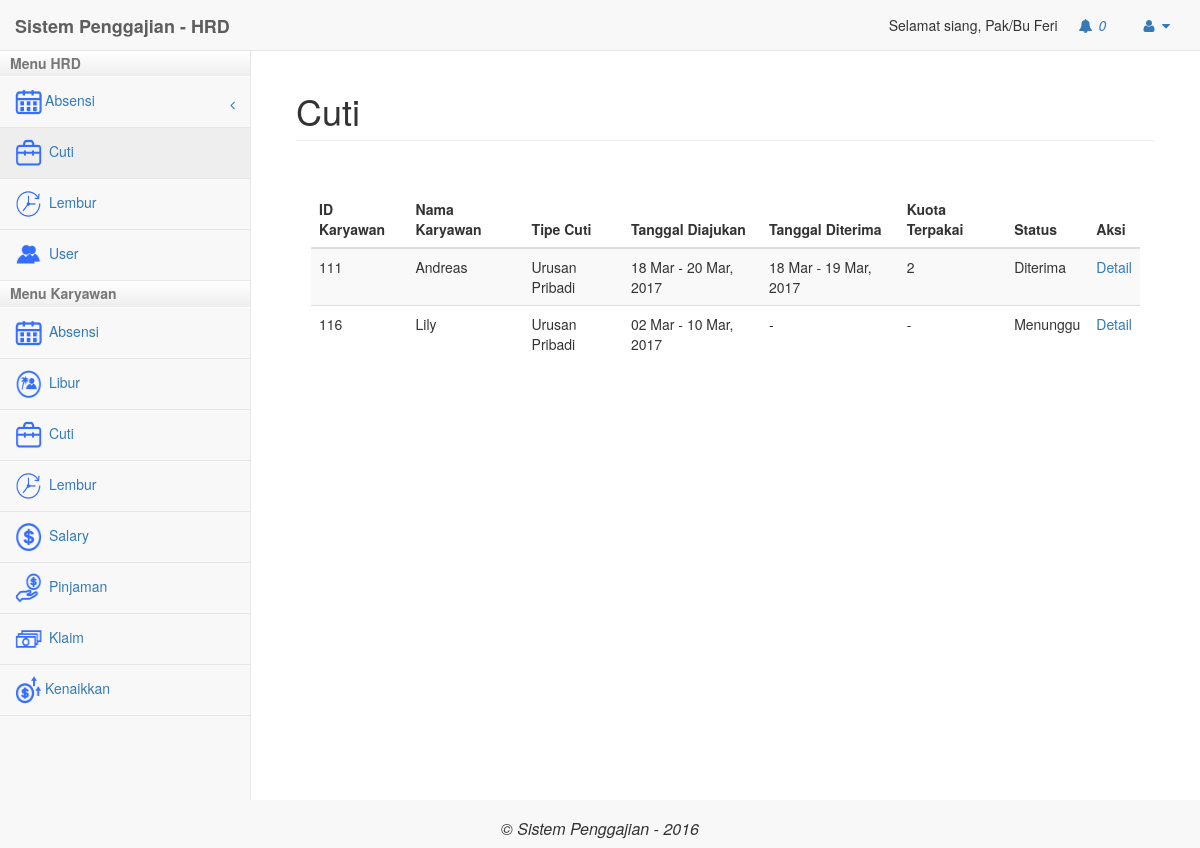
The app's page /hrd/index.php?modul=cuti (signed in) with its own data.
### tables this page shows
CREATE TABLE `user` (
  `Id_User` int(11) NOT NULL,
  `Email` varchar(50) NOT NULL,
  `Password` varchar(30) NOT NULL,
  `Tgl_Lahir` date NOT NULL,
  `Nama` text NOT NULL,
  `status` varchar(20) NOT NULL,
  `Tgl_Join` date NOT NULL,
  `Jabatan` varchar(20) NOT NULL,
  `id_divisi` int(11) NOT NULL,
  `no_rekening` varchar(20) NOT NULL,
  `cabang` varchar(50) NOT NULL,
  `Level` int(11) NOT NULL,
  `gaji_pokok` int(11) NOT NULL,
  `tipe` varchar(50) NOT NULL,
  `tanggungan` int(3) NOT NULL
);

CREATE TABLE `cuti` (
  `id` int(11) NOT NULL,
  `id_karyawan` int(11) NOT NULL,
  `id_divisi` int(11) NOT NULL,
  `cabang` varchar(50) NOT NULL,
  `level` int(2) NOT NULL,
  `tipe` varchar(30) NOT NULL,
  `tanggal_mulai` date NOT NULL,
  `tanggal_selesai` date NOT NULL,
  `tanggal_mulai_diterima` date NOT NULL,
  `tanggal_akhir_diterima` date NOT NULL,
  `kuota_terpakai` int(11) NOT NULL,
  `status` varchar(25) NOT NULL,
  `keterangan` text NOT NULL,
  `periode` varchar(25) NOT NULL
);

### hrd/mod_cuti/cuti.php (the view, shortened to what this page needs)
<?php
	if(isset($_GET['act'])){
		$act = $_GET['act'];
	}else{
		$act="";
	}
	$id_karyawan = $_SESSION['id_karyawan'];
	$sql_karyawan = mysqli_query($k,"SELECT * FROM user WHERE Id_User = $id_karyawan");
	$data_karyawan = mysqli_fetch_assoc($sql_karyawan);
require_once("../config/koneksi.php");
	switch($act){
		default:?>
			<div class="panel-body">
				<div class="table-responsive">
					<table class="table table-striped">
						<thead>
						<tr>
							<th>ID Karyawan</th>
							<th>Nama Karyawan</th>
							<th>Tipe Cuti</th>
							<th>Tanggal Diajukan</th>
							<th>Tanggal Diterima</th>
							<th>Kuota Terpakai</th>
							<th>Status</th>
							<th>Aksi</th>
						</tr>
						</thead>
						<tbody>
			<?php
							if($data_karyawan['Level'] == 4){
								$query = "SELECT * FROM cuti WHERE level = '4' order by id";
							}else{
								$query = "SELECT * FROM cuti WHERE cabang = '$data_karyawan[cabang]' order by id";
							}
							$hasil = mysqli_query($k, $query);
							while ($b = mysqli_fetch_assoc($hasil)){
								$query2 = mysqli_query($k,"SELECT * FROM user where Id_User = '".$b['id_karyawan']."'");
								$data_karyawan =  mysqli_fetch_assoc($query2);
							?>
								<tr>
									<td>
										<?php echo $b['id_karyawan']; ?>
									</td>
									<td>
										<?php echo $data_karyawan['Nama'];?>
									</td>
									<td>
										<?php echo $b['tipe'];?>
									</td>
									<td>
										<?php
										echo date('d M', strtotime($b['tanggal_mulai'])). " - ".date('d M, Y', strtotime($b['tanggal_selesai']))?>
									</td>
									<td>
										<?php
											if($b['tanggal_mulai_diterima'] != "0000-00-00" && $b['tanggal_akhir_diterima'] != "0000-00-00"){
												echo date('d M', strtotime($b['tanggal_mulai_diterima'])). " - ".date('d M, Y', strtotime($b['tanggal_akhir_diterima']));
											}else{
												echo "-";
											}?>
									</td>
									<td>
										<?php
										if($b['kuota_terpakai']  !=0){
											echo $b['kuota_terpakai'];
										}else {
											echo "-";
										}?>
									</td>
									<td>
										<?php echo $b['status'] ?>
									</td>
									<td><a href="?modul=cuti&act=detailCuti&id=<?php echo $b['id']; ?>">Detail</a></td>
								</tr>
						<?php
							}
						?>
							</tbody>
					</table>
				</div>
	<?php
	break;
	}
?>

### hrd/index.php (shortened to what this page needs)
<?php
if(isset($_SESSION['login']) && $_SESSION['login'] == true){
	?>
	<?php
	require_once("../config/koneksi.php");
	$sql ="SELECT * FROM user WHERE Id_User=$_SESSION[id_karyawan]";
	$hasil2 = mysqli_query($k, $sql);
	$nama = mysqli_fetch_assoc($hasil2);
?>
<!DOCTYPE html>
<html lang="en">
<head>
    <link href="../libs/bower_components/bootstrap/dist/css/bootstrap.min.css" rel="stylesheet">
    <link href="../libs/bower_components/metisMenu/dist/metisMenu.min.css" rel="stylesheet">
    <link href="../libs/dist/css/sb-admin-2.css" rel="stylesheet">
    <link href="../libs/bower_components/font-awesome/css/font-awesome.min.css" rel="stylesheet" type="text/css">
	<?php
	$id_karyawan = $_SESSION['id_karyawan'];
		$sql_notifikasi1 = mysqli_query($k,"SELECT * FROM notifikasi WHERE level = '4' AND divisi = '2' AND isRead = 'n'");
		$sql_notifikasi2 = mysqli_query($k,"SELECT * FROM notifikasi WHERE id_penerima = '$id_karyawan' AND isRead = 'n'");
?>
</head>
<body>
    <div id="wrapper">
        <nav class="navbar navbar-default navbar-static-top" role="navigation" style="margin-bottom: 0">
            <div class="navbar-header">
                <a class="navbar-brand" href="index.php"><b>Sistem Penggajian - HRD</b></a>
            </div>
            <ul class="nav navbar-top-links navbar-right">
				<?php echo "Selamat siang, Pak/Bu ".$nama['Nama'];?>
                 <li class="dropdown" onclick="notif()">
                    <a class="dropdown-toggle" data-toggle="dropdown" href="#">
                        <i class="fa fa-bell fa-fw"></i>
							<i id="cekNotif"><?php echo mysqli_num_rows($sql_notifikasi1)+mysqli_num_rows($sql_notifikasi2); ?></i>
                    </a>
                </li>
                <li class="dropdown">
                    <a class="dropdown-toggle" data-toggle="dropdown" href="#">
                        <i class="fa fa-user fa-fw"></i>  <i class="fa fa-caret-down"></i>
                    </a>
                </li>
            </ul>
<div class="navbar-default sidebar" role="navigation">
                <div class="sidebar-nav navbar-collapse">
					<div id="accordion">
					<h2>Menu HRD</h2>
						<div class="isi">
						<ul class="nav in" id="side-menu">
							<li>
								<a href="#"><span class="icon-navigasi"><img src="../libs/images/icon-absensi.png" class=""/></span><span class="fa arrow" style="top:11px;position:relative;"></span>Absensi</a>
							</li>
							<li>
								<a href="?modul=cuti"><span class="icon-navigasi"><img src="../libs/images/icon-cuti.png" class=""/></span> Cuti</a>
							</li>
							<li>
								<a href="?modul=lembur"><span class="icon-navigasi"><img src="../libs/images/icon-lembur.png" class=""/></span> Lembur</a>
							</li>
							<li>
								<a href="?modul=user"><span class="icon-navigasi"><img src="../libs/images/icon-user.png" class=""/></span> User</a>
							</li>
						</ul>
						</div>
					<h2>Menu Karyawan</h2>
						<div class="isi">
							<ul class="nav" id="side-menu">
								<li>
									<a href="?modul=karyawanAbsensi"><span class="icon-navigasi"><img src="../libs/images/icon-absensi.png" class=""/></span> Absensi</a>
								</li>
								<li>
									<a href="?modul=karyawanLibur"><span class="icon-navigasi"><img src="../libs/images/icon-libur.png" class=""/></span> Libur</a>
								</li>
								<li>
									<a href="?modul=karyawanCuti"><span class="icon-navigasi"><img src="../libs/images/icon-cuti.png" class=""/></span> Cuti</a>
								</li>
								<li>
									<a href="?modul=karyawanLembur"><span class="icon-navigasi"><img src="../libs/images/icon-lembur.png" class=""/></span> Lembur</a>
								</li>
								<li>
									<a href="?modul=karyawanSalary"><span class="icon-navigasi"><img src="../libs/images/icon-salary.png" class=""/></span> Salary</a>
								</li>
								<li>
									<a href="?modul=karyawanPinjaman"><span class="icon-navigasi"><img src="../libs/images/icon-loan.png" class=""/></span> Pinjaman</a>
								</li>
								<li>
									<a href="?modul=karyawanKlaim"><span class="icon-navigasi"><img src="../libs/images/icon-klaim.png" class=""/></span> Klaim</a>
								</li>
								<li>
									<a href="?modul=karyawanKenaikkan"><span class="icon-navigasi"><img src="../libs/images/icon-kenaikkan.png" class=""/></span>Kenaikkan </a>
								</li>
							</ul>
						</div>
					</div>
                </div>
            </div>
        </nav>
	<?php
	if(isset($_GET['modul'])){
		$modul = $_GET['modul'];
	}else{
		$modul="";
	}
?>
        <div id="page-wrapper">
            <div class="container-fluid">
                <div class="row">
                     <div class="col-lg-12">
                        <h1 class="page-header"><?php
							if($modul != ""){
								if($modul == "kenaikkan"){
									$judul = "Kenaikkan Gaji";
								}elseif($modul == "pinjaman"){
									$judul = "Pinjaman";
								}elseif($modul == "absensi"){
									$judul = "Absensi";
								}elseif($modul == "libur"){
									$judul = "Libur";
								}elseif($modul == "cuti"){
									$judul = "Cuti";
								}elseif($modul == "lembur"){
									$judul = "Lembur";
								}elseif($modul == "salary"){
									$judul = "Salary";
								}elseif($modul == "klaim"){
									$judul = "Klaim";
								}elseif($modul == "user"){
									$judul = "User";
								}elseif($modul == "penilaian"){
									$judul = "Penilaian";
								}elseif($modul == "karyawanPinjaman"){
									$judul = "Pinjaman - Karyawan";
								}elseif($modul == "karyawanKenaikkan"){
									$judul = "Kenaikkan Gaji - Karyawan";
								}elseif($modul == "karyawanKlaim"){
									$judul = "Klaim - Karyawan";
								}elseif($modul == "karyawanCuti"){
									$judul = "Cuti - Karyawan";
								}elseif($modul == "karyawanSalary"){
									$judul = "Salary - Karyawan";
								}elseif($modul == "karyawanLembur"){
									$judul = "Lembur - Karyawan";
								}elseif($modul == "karyawanLibur"){
									$judul = "Libur - Karyawan";
								}elseif($modul == "karyawanAbsensi"){
									$judul = "Absensi - Karyawan";
								}elseif($modul == "uploadAbsensi"){
									$judul = "Upload File Absensi";
								}elseif($modul == "notifikasi"){
									$judul = "Notifikasi";
								}elseif($modul == "profile"){
									$judul = "User Profile";
								}
							}else{
								$judul = "Dashboard";
								$modul = "dashboard";
							}
							echo $judul;
						?></h1>
                    </div>
				</div>
					<div class="row">
						<div class="panel-body">
<?php
switch($modul){
	?>
<?php
	case "cuti" :
		include "mod_cuti/cuti.php";
	break;
}
?>
                       </div>
                    </div>
            </div>
        </div>
			</div>
		<div class="navbar-header" style="width:100%">
            <h1 style="font-size: 16px; text-align: center;"><i>&copy; Sistem Penggajian - 2016</i> </h1>
        </div>
</body>
</html>
<?php
}
else{
	header("Location:../index.php");
}
?>

### hrd/index.php (style rules this page uses)
#accordion h2 { cursor: pointer; font-size: 14px; background: -webkit-linear-gradient(bottom, #eee, #fff) !important; padding: 5px 10px; margin: 0; border-bottom: 1px solid #fff; font-weight:bold; color: #777; }
#accordion h2.aktif { background: -webkit-linear-gradient(bottom, #eee, #fff); }
.icon-navigasi img { width: 30px; height: 30px; padding-right:3px; }

### records on screen
user: Nama "Feri"
cuti: id_karyawan "111", user.Nama "Andreas", tipe "Urusan Pribadi", tanggal_mulai "18 Mar", tanggal_selesai "20 Mar, 2017", tanggal_mulai_diterima "18 Mar", tanggal_akhir_diterima "19 Mar, 2017", kuota_terpakai "2", status "Diterima"
cuti: id_karyawan "116", user.Nama "Lily", tipe "Urusan Pribadi", tanggal_mulai "02 Mar", tanggal_selesai "10 Mar, 2017", status "Menunggu"

### other values on screen
mysqli_num_rows($sql_notifikasi1)+mysqli_num_rows($sql_notifikasi2) "0"
$judul "Cuti"
